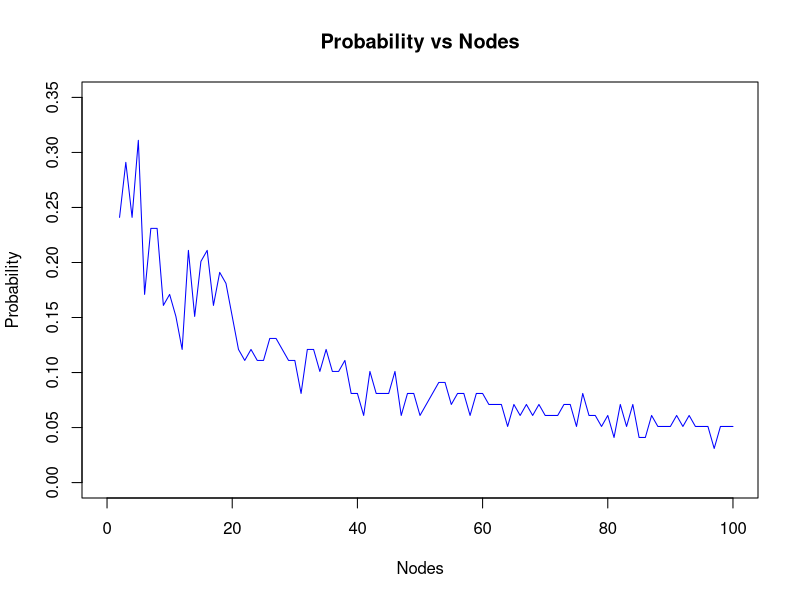

Here is the R script that generated this plot:
library(igraph)
make_random <- function(num,prob)
{
  while(prob <= 1)
  {
    x = make_empty_graph(n=num)
    for(i in 1:(num-1))
    {
      for(j in (i+1):num)
      {
        r = runif(1)
        if(r<=prob)
          x = x + edge(i,j)
      }
    }
    if(is.connected(x))
      return (prob)
    else
      prob = prob + 0.01
  }
}
num = 2
xx = c()
yy = c()
while(num <= 100)
{
  p = make_random(num,0.001)
  xx = c(xx,num)
  #print(xx)
  yy = c(yy,p)
 # print(yy)
  num = num + 1
}

plot(xx,yy, xlab="Nodes", ylab="Probability", main="Probability vs Nodes", ylim=c(0,0.35), xlim=c(0,100), pch=15, col="blue",type = "l")